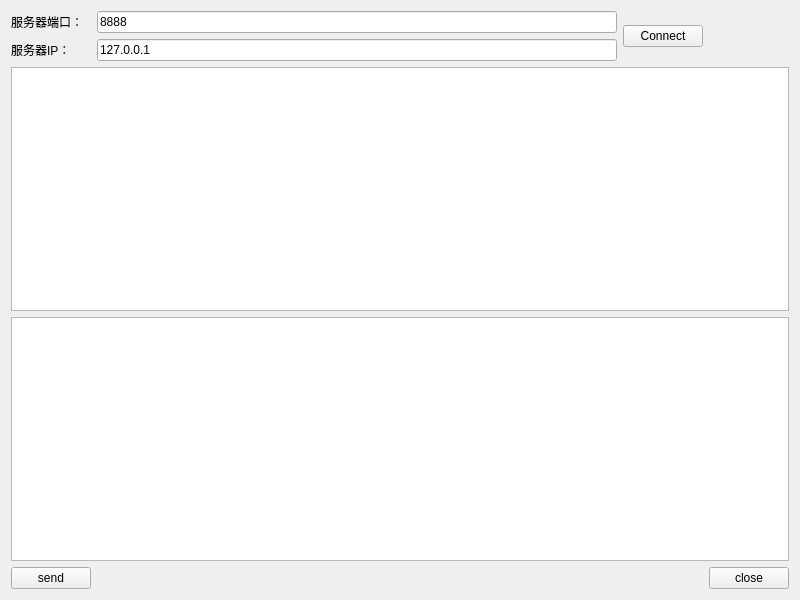
<?xml version="1.0" encoding="UTF-8"?>
<ui version="4.0">
 <class>clientWidget</class>
 <widget class="QWidget" name="clientWidget">
  <property name="geometry">
   <rect>
    <x>0</x>
    <y>0</y>
    <width>800</width>
    <height>600</height>
   </rect>
  </property>
  <property name="windowTitle">
   <string>Form</string>
  </property>
  <layout class="QGridLayout" name="gridLayout">
   <item row="0" column="0">
    <widget class="QLabel" name="port_label">
     <property name="text">
      <string>服务器端口：</string>
     </property>
    </widget>
   </item>
   <item row="0" column="1">
    <widget class="QLineEdit" name="port_lineEdit">
     <property name="text">
      <string>8888</string>
     </property>
    </widget>
   </item>
   <item row="0" column="2" rowspan="2">
    <widget class="QPushButton" name="connect_pushButton">
     <property name="text">
      <string>Connect</string>
     </property>
    </widget>
   </item>
   <item row="1" column="0">
    <widget class="QLabel" name="ip_label">
     <property name="text">
      <string>服务器IP：</string>
     </property>
    </widget>
   </item>
   <item row="1" column="1">
    <widget class="QLineEdit" name="ip_lineEdit">
     <property name="text">
      <string>127.0.0.1</string>
     </property>
    </widget>
   </item>
   <item row="2" column="0" colspan="4">
    <widget class="QTextEdit" name="read_textEdit"/>
   </item>
   <item row="3" column="0" colspan="4">
    <widget class="QTextEdit" name="write_textEdit"/>
   </item>
   <item row="4" column="0">
    <widget class="QPushButton" name="send_pushButton">
     <property name="text">
      <string>send</string>
     </property>
    </widget>
   </item>
   <item row="4" column="3">
    <widget class="QPushButton" name="close_pushButton">
     <property name="text">
      <string>close</string>
     </property>
    </widget>
   </item>
  </layout>
 </widget>
 <resources/>
 <connections/>
</ui>
